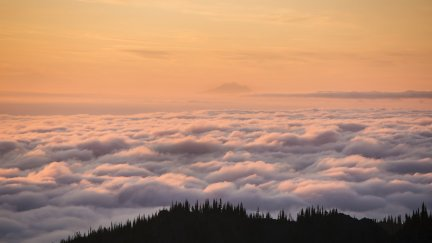
#> input picture oth_imgs/test.jpg, 432 x 243 px
$ python freeze.py
#> lines starting #> are read from the running program, lines starting #| are printed output that depends on the picture
import cv2
oldimg = cv2.imread('./oth_imgs/test.jpg')
#> oldimg is the input picture: shape (243, 432, 3); mean B, G, R 111.4, 136.8, 177.2
nowimg = cv2.imread('./oth_imgs/test.jpg')
# 假设同一像素位置的变化范围为10
t = 10

oldpil = cv2.cvtColor(oldimg, cv2.COLOR_BGR2GRAY)   # PIL图像和cv2图像转化
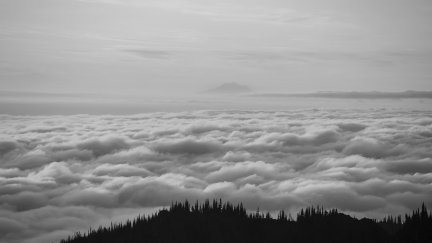
#> oldpil: shape (243, 432); min 3, max 212, mean 146
nowpil = cv2.cvtColor(nowimg, cv2.COLOR_BGR2GRAY)

reduce = oldpil - nowpil
#> reduce: shape (243, 432); every value is 0
# 将小于t的值取出，并统计数量
mask = (reduce < t)
#> mask: shape (243, 432) bool; every value is 1
targe_different = reduce[mask]
different_sum = targe_different.size
#> different_sum = 104976
size = oldpil.size
#> size = 104976

k = different_sum / size
#> k = 1
# print("图像相同率", k)
if k > 0.95:
    print("图像冻结")
else:
    print("图像未冻结")
